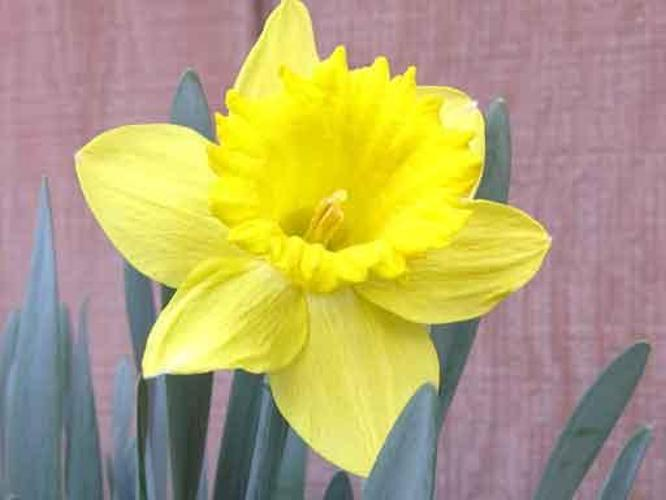
#> input picture Dataset/Dataset/input_images/easy/easy_1.jpg, 666 x 500 px
$ python mainsample.py
#> lines starting #> are read from the running program, lines starting #| are printed output that depends on the picture; after the words box and inside, x2 and y2 are one past the last pixel; in counts of white or black regions, pixels touching at a corner belong together
import cv2
import numpy as np
import matplotlib.pyplot as plt
from skimage.metrics import structural_similarity as ssim


# Convert image to black and white based on a threshold
def convert_BW(img, threshold=50):
    _, binary_img = cv2.threshold(img, threshold, 255, cv2.THRESH_BINARY)
    return binary_img


# Calculate SSIM (Structural Similarity Index)
def calculate_ssim(image1, image2):
    similarity = ssim(image1, image2)
    return similarity


# Calculate IoU (Intersection over Union)
def calculate_iou(image1, image2):
    intersection = np.logical_and(image1, image2)
    union = np.logical_or(image1, image2)
    iou_score = np.sum(intersection) / np.sum(union)
    return iou_score


# Find the Region of Interest (ROI) in the image by locating the flower
def find_flower_roi(image):
    gray = cv2.cvtColor(image, cv2.COLOR_BGR2GRAY)
    _, thresh = cv2.threshold(gray, 240, 255, cv2.THRESH_BINARY_INV)
    contours, _ = cv2.findContours(thresh, cv2.RETR_EXTERNAL, cv2.CHAIN_APPROX_SIMPLE)
    largest_contour = max(contours, key=cv2.contourArea)
    x, y, w, h = cv2.boundingRect(largest_contour)
    return (x, y, w, h), largest_contour


# Enhanced image processing function focused on the ROI
def process_image_enhanced_roi(image_path, ground_truth_path):
    image = cv2.imread(image_path)
#> image is the input picture: shape (500, 666, 3); mean B, G, R 113.4, 165.4, 178.9
    ground_truth = cv2.imread(ground_truth_path, cv2.IMREAD_GRAYSCALE)
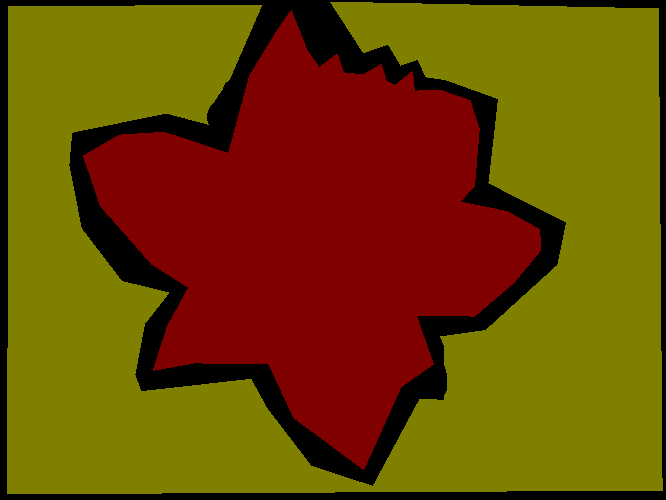
#> input picture Dataset/Dataset/ground_truths/easy/easy_1.png, 666 x 500 px
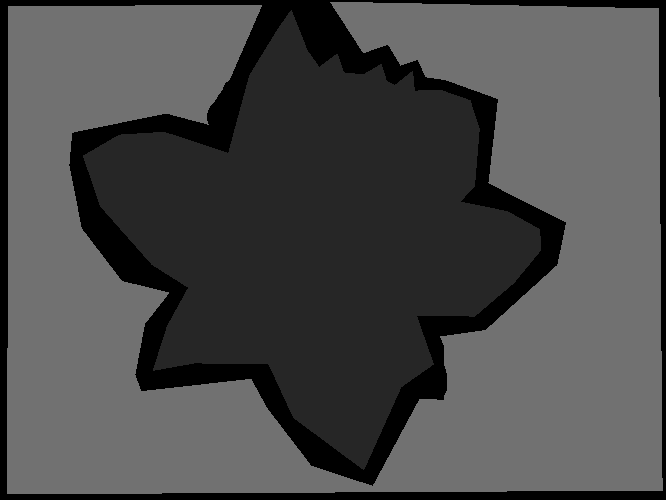
#> ground_truth: shape (500, 666); min 0, max 113, mean 73.6

    # Detect the ROI in the original image
    roi_coords, _ = find_flower_roi(image)
#> in find_flower_roi, `gray = cv2.cvtColor(image, cv2.COLOR_BGR2GRAY)`:
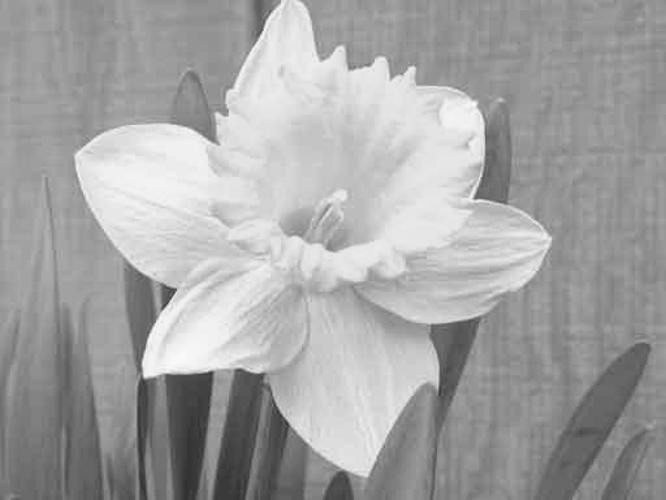
#> gray: shape (500, 666); min 48, max 250, mean 163.5
#> in find_flower_roi, `_, thresh = cv2.threshold(gray, 240, 255, cv2.THRESH_BINARY_INV)`:
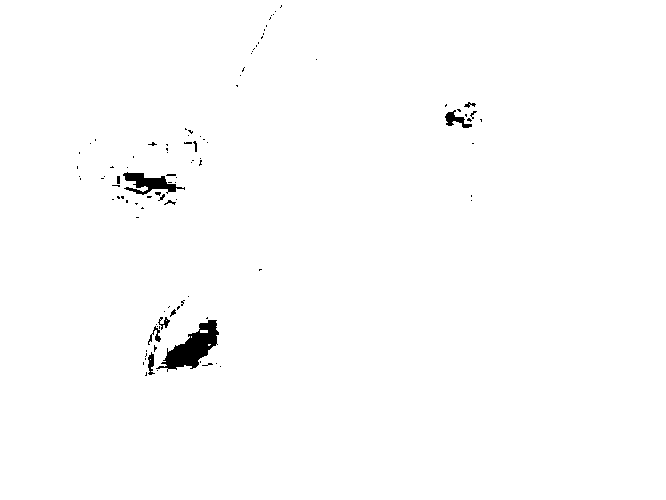
#> thresh: shape (500, 666); 99.1% white; 101 black regions (88 under 20 px), largest, box (x1, y1, x2, y2) and area: (156, 320, 219, 372) 1386, (123, 172, 185, 195) 630, (445, 110, 472, 128) 199
#> in find_flower_roi, `contours, _ = cv2.findContours(thresh, cv2.RETR_EXTERNAL, cv2.CHAIN_AP..`: contours = [[[0, 0], [0, 499], [665, 499], [665, 0]]]
#> in find_flower_roi, `largest_contour = max(contours, key=cv2.contourArea)`: largest_contour = [[0, 0], [0, 499], [665, 499], [665, 0]]
#> in find_flower_roi, `x, y, w, h = cv2.boundingRect(largest_contour)`: x = 0; w = 666; h = 500
#> roi_coords = (0, 0, 666, 500)
    x, y, w, h = roi_coords
#> x = 0; y = 0; w = 666; h = 500

    # Extract the ROI from both the image and the ground truth
    roi_image = image[y:y + h, x:x + w]
    roi_ground_truth = ground_truth[y:y + h, x:x + w]
    roi_ground_truth_binary = convert_BW(roi_ground_truth)
#> in convert_BW, `_, binary_img = cv2.threshold(img, threshold, 255, cv2.THRESH_BINARY)`:
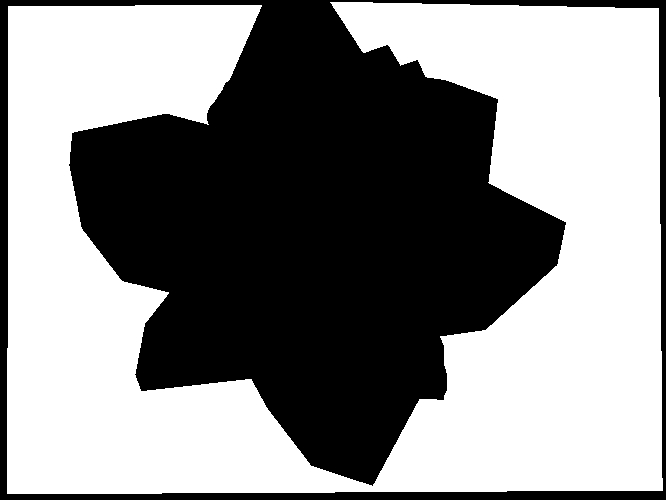
#> binary_img: shape (500, 666); 54.5% white; 1 black region, box (x1, y1, x2, y2) and area: (0, 0, 666, 500) 151479

    # Processing steps applied to the ROI
    median_blurred = cv2.medianBlur(roi_image, 15)
    gray_image = cv2.cvtColor(median_blurred, cv2.COLOR_BGR2GRAY)
    blur = cv2.GaussianBlur(gray_image, (3, 3), 0)
    _, binary_thresholded_image = cv2.threshold(blur, 0, 255, cv2.THRESH_BINARY + cv2.THRESH_OTSU)
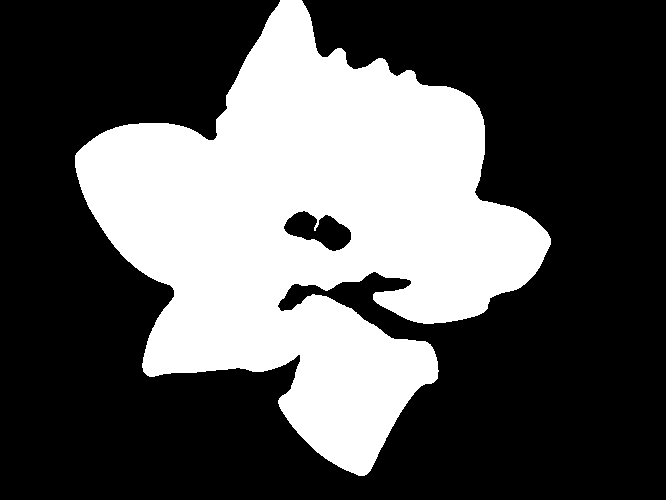
#> binary_thresholded_image: shape (500, 666); 34% white; 1 white region, box (x1, y1, x2, y2) and area: (75, 0, 551, 476) 113245
    inverted_binary_image = cv2.bitwise_not(binary_thresholded_image)
    kernel = np.ones((5, 5), np.uint8)
    closing = cv2.morphologyEx(inverted_binary_image, cv2.MORPH_CLOSE, kernel)
#> closing: shape (500, 666); 66% white; 1 black region, box (x1, y1, x2, y2) and area: (75, 0, 551, 476) 113199
    opening = cv2.morphologyEx(closing, cv2.MORPH_OPEN, kernel)
#> opening: shape (500, 666); 66% white; 1 black region, box (x1, y1, x2, y2) and area: (75, 0, 551, 476) 113256

    # Calculate metrics for the processed ROI
    similarity = calculate_ssim(opening, roi_ground_truth_binary)
#> in calculate_ssim, `similarity = ssim(image1, image2)`: similarity = 0.839
#> similarity = 0.839
    iou = calculate_iou(opening, roi_ground_truth_binary)
#> in calculate_iou, `iou_score = np.sum(intersection) / np.sum(union)`: iou_score = 0.826
#> iou = 0.826

    # Store results for display
    result = {
        "original": roi_image,
        "gray": gray_image,
        "median_blurred": median_blurred,
        "binary_thresholded": binary_thresholded_image,
        "inverted_binary": inverted_binary_image,
        "closing": closing,
        "opening": opening,
        "ground_truth": roi_ground_truth_binary,
        "ssim": similarity,
        "iou": iou
    }

    return result


# Modify this path to your specific setup
image_path = 'Dataset/Dataset/input_images/easy/easy_1.jpg'  # Replace with your image path
ground_truth_path = 'Dataset/Dataset/ground_truths/easy/easy_1.png'

results = process_image_enhanced_roi(image_path, ground_truth_path)
#> results = 10 items

# Titles for the graph
titles = ['Original ROI', 'Grayscale ROI', 'Median Blurred ROI',
          'Binary Threshold ROI', 'Inverted Binary ROI', 'Closing', 'Opening', 'Ground Truth ROI']

# Display each step
plt.figure(figsize=(18, 12))  # Adjust the size as needed
for j, (key, title) in enumerate(zip(['original', 'gray', 'median_blurred', 'binary_thresholded',
                                      'inverted_binary', 'closing', 'opening', 'ground_truth'], titles)):
    plt.subplot(3, 3, j + 1)
    img = results[key]
    if img.ndim == 3:
        plt.imshow(cv2.cvtColor(img, cv2.COLOR_BGR2RGB))
    else:
        plt.imshow(img, cmap='gray')
        plt.title(f"{title}\nSSIM: {results['ssim']:.4f}" if key == 'opening' else title)
        plt.axis('off')
plt.tight_layout()
plt.show()
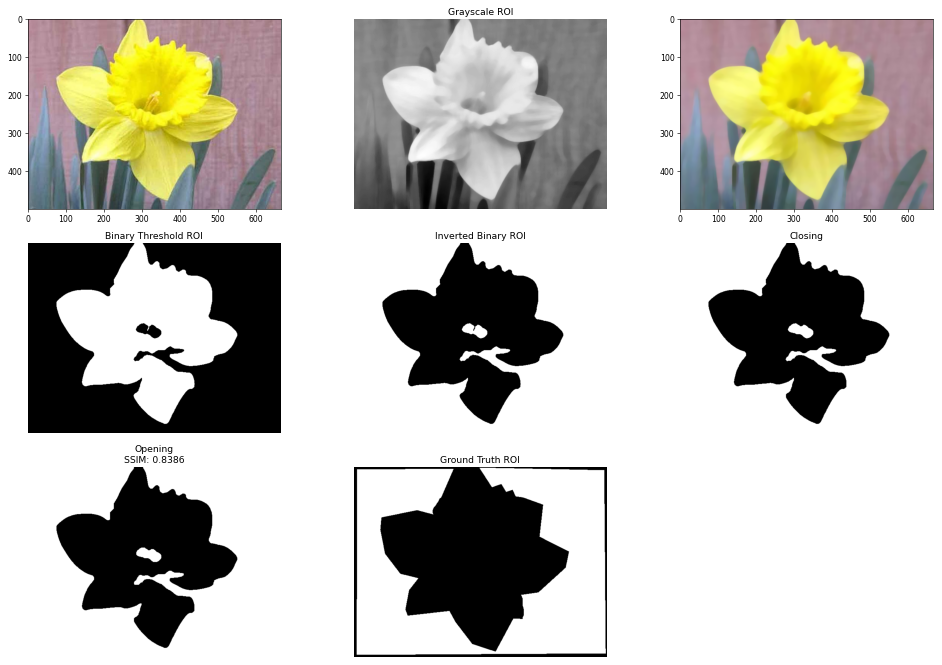
#> figure drawn by matplotlib, 8 panels

# Output the SSIM and IoU values for the ROI
print(f"SSIM value for ROI: {results['ssim']:.4f}")
#| SSIM value for ROI: 0.8386
print(f"IOU value for ROI: {results['iou']:.4f}")
#| IOU value for ROI: 0.8261

        # import cv2
# import numpy as np
# import matplotlib.pyplot as plt
#
# # Load the images
# flower_image_path = 'Dataset/Dataset/input_images/easy/easy_1.jpg'
# ground_truth_path = 'Dataset/Dataset/ground_truths/easy/easy_1.png'
#
# flower_image = cv2.imread(flower_image_path)
# ground_truth = cv2.imread(ground_truth_path, cv2.IMREAD_GRAYSCALE)
#
# # Convert the flower image to grayscale
# gray_flower_image = cv2.cvtColor(flower_image, cv2.COLOR_BGR2GRAY)
#
# # Apply contrast stretching to the grayscale image
# min_val, max_val = np.min(gray_flower_image), np.max(gray_flower_image)
# contrast_stretched_flower = ((gray_flower_image - min_val) / (max_val - min_val)) * 255
# contrast_stretched_flower = contrast_stretched_flower.astype(np.uint8)
#
# # Apply binary thresholding to separate the flower from the background
# _, binary_flower_image = cv2.threshold(contrast_stretched_flower, 0, 255, cv2.THRESH_BINARY + cv2.THRESH_OTSU)
#
# # Invert binary image if necessary so the flower is white and the background is black
# # This is done based on the assumption that the flower should be white (255) in the binary image
# # Check if the flower is darker than the background
# if np.mean(gray_flower_image[ground_truth > 0]) < np.mean(gray_flower_image[ground_truth == 0]):
#     binary_flower_image = cv2.bitwise_not(binary_flower_image)
#
# # Show the results
# plt.figure(figsize=(15, 5))
#
# plt.subplot(1, 3, 1)
# plt.imshow(cv2.cvtColor(flower_image, cv2.COLOR_BGR2RGB))
# plt.title('Original Image')
# plt.axis('off')
#
# plt.subplot(1, 3, 2)
# plt.imshow(contrast_stretched_flower, cmap='gray')
# plt.title('Contrast Stretched')
# plt.axis('off')
#
# plt.subplot(1, 3, 3)
# plt.imshow(binary_flower_image, cmap='gray')
# plt.title('Binary Image')
# plt.axis('off')
#
# plt.show()
#
# # Evaluate against the ground truth
# # Calculate the Intersection over Union (IoU) for evaluation
# intersection = np.logical_and(binary_flower_image > 0, ground_truth > 0)
# union = np.logical_or(binary_flower_image > 0, ground_truth > 0)
# iou_score = np.sum(intersection) / np.sum(union)
#
# print(f"The Intersection over Union (IoU) score is: {iou_score}")
#
